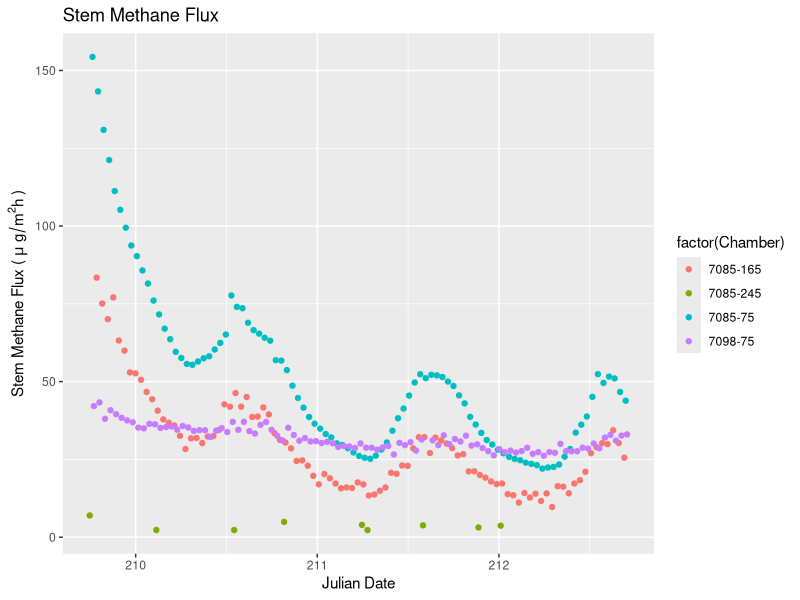
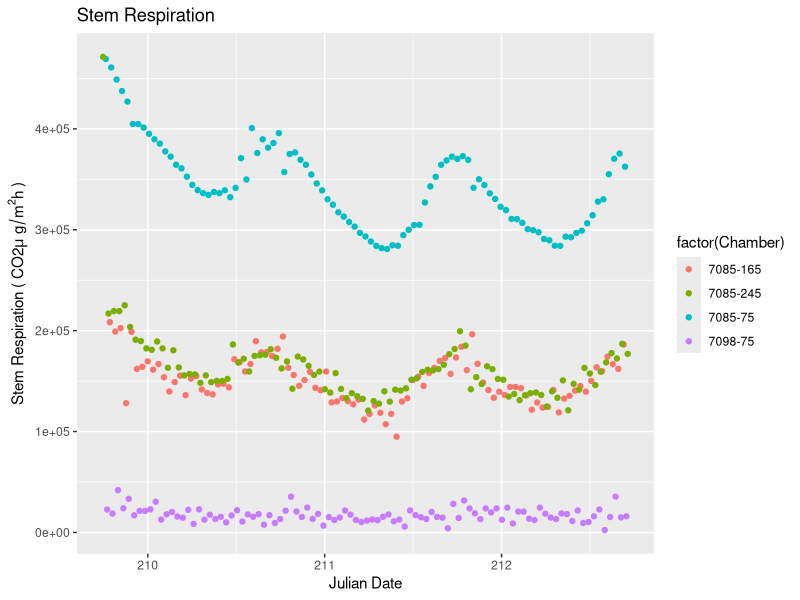

Reproduce these figures in R, in order. (Note: this script raises an error after producing the figures.)
library(ggplot2)
library(grid)
library(gridExtra)
nmmaps<-read.csv("automated.csv", as.is=T)
head(nmmaps)
#g<-ggplot(nmmaps, aes(Julian, CH4))+geom_point(color="firebrick")
autoch4<-nmmaps[nmmaps$CH4flag=="Y",]
g<-ggplot(autoch4, aes(Julian, CH4, color=factor(Chamber)))+geom_point()
g<-g+ggtitle('Stem Methane Flux')
g<-g+labs(x="Julian Date", y=expression(paste("Stem Methane Flux ( ", mu ~ g/m^2 , "h )")), title="Stem Methane Flux")
g

autoco2<-nmmaps[nmmaps$CO2flag=="Y",]
c<-ggplot(nmmaps, aes(Julian, CO2, color=factor(Chamber)))+geom_point()
#c<-c+ggtitle('Stem Respiration')
c<-c+labs(x="Julian Date", y=expression(paste("Stem Respiration ( CO2", mu ~ g/m^2 , "h )")), title="Stem Respiration")
c
grid.arrange(g, c, nrow=2, main = "Stem Gas Fluxes")
